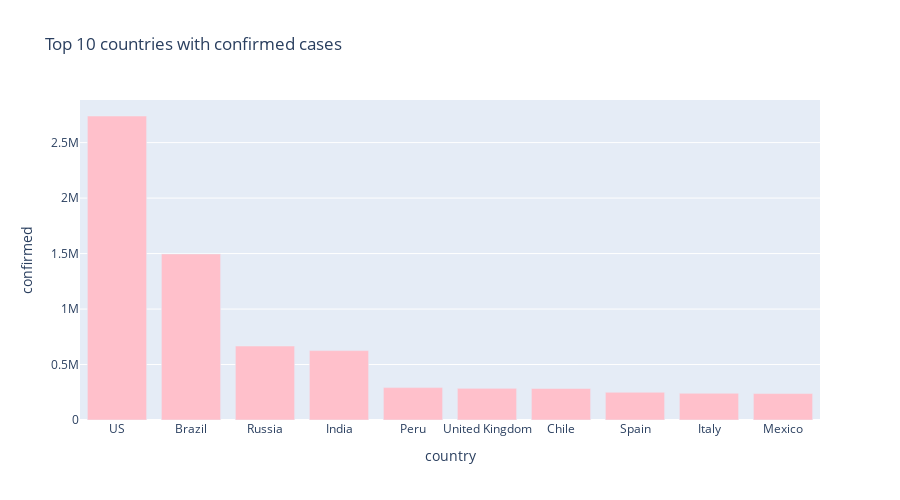

Notebook code for this chart:
### Markdown cell above
### Plot showing confirmed cases for Top '10' countries

### Code cell
px.bar(sorted_country_list.head(10),
      x='country',
      y='confirmed',
      title='Top 10 countries with confirmed cases',
      color_discrete_sequence=['pink'],
      height=500,
      width=900)

### Figure 1 — Plotly figure (JSON) as saved in the notebook; plotly's stock layout.template omitted (floating-point values rounded to 4 significant figures)
{"data": [{"alignmentgroup": "True", "hovertemplate": "country=%{x}<br>confirmed=%{y}<extra></extra>", "legendgroup": "", "marker": {"color": "pink"}, "name": "", "offsetgroup": "", "orientation": "v", "showlegend": false, "textposition": "auto", "type": "bar", "x": ["US", "Brazil", "Russia", "India", "Peru", "United Kingdom", "Chile", "Spain", "Italy", "Mexico"], "xaxis": "x", "y": [2739879, 1496858, 666941, 625544, 292004, 285268, 284541, 250103, 240961, 238511], "yaxis": "y"}], "layout": {"barmode": "relative", "height": 500, "legend": {"tracegroupgap": 0}, "title": {"text": "Top 10 countries with confirmed cases"}, "width": 900, "xaxis": {"anchor": "y", "domain": [0, 1], "title": {"text": "country"}}, "yaxis": {"anchor": "x", "domain": [0, 1], "title": {"text": "confirmed"}}}}
